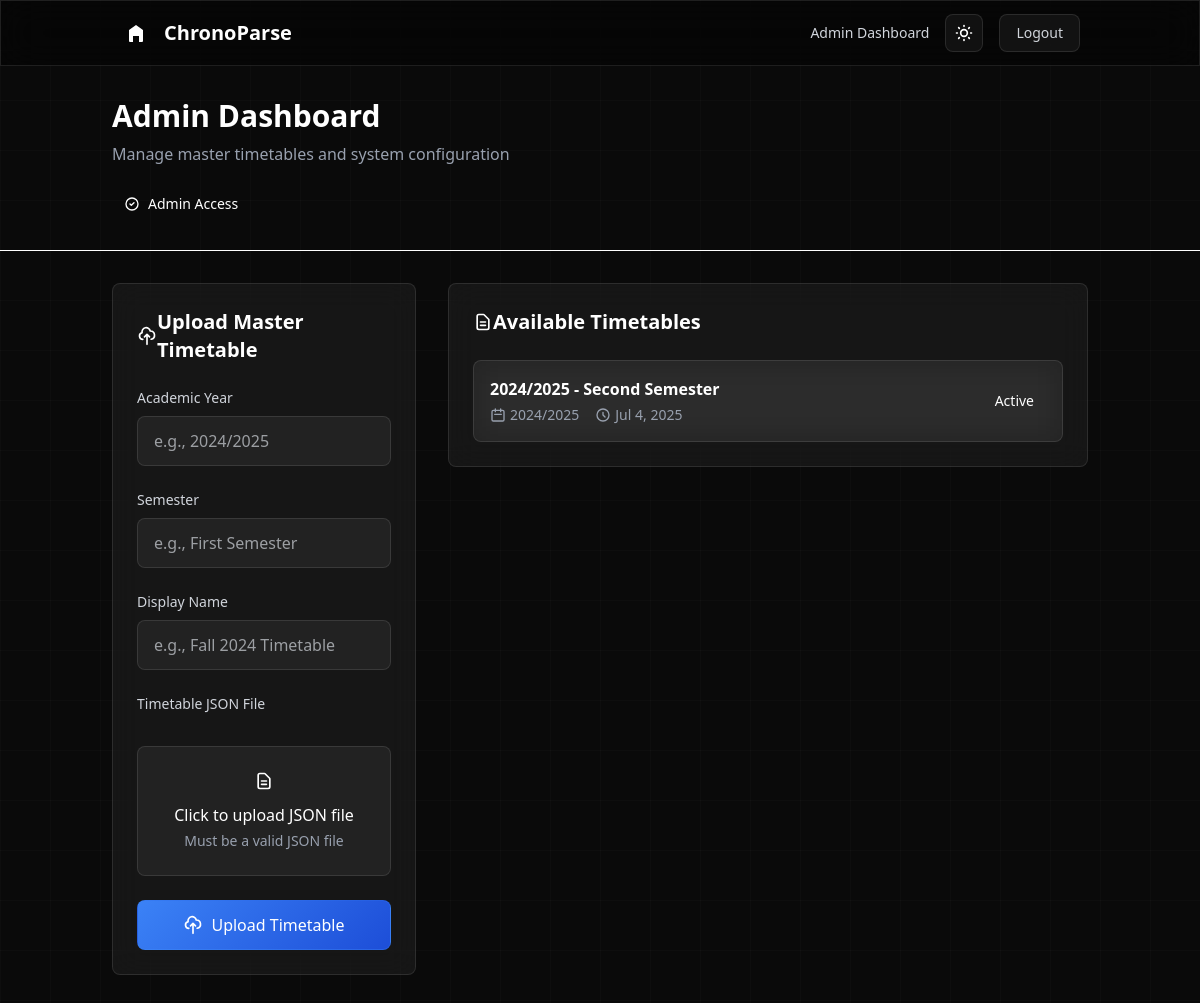
/dashboard/admin (signed in), run on an earlier commit of the app's database.
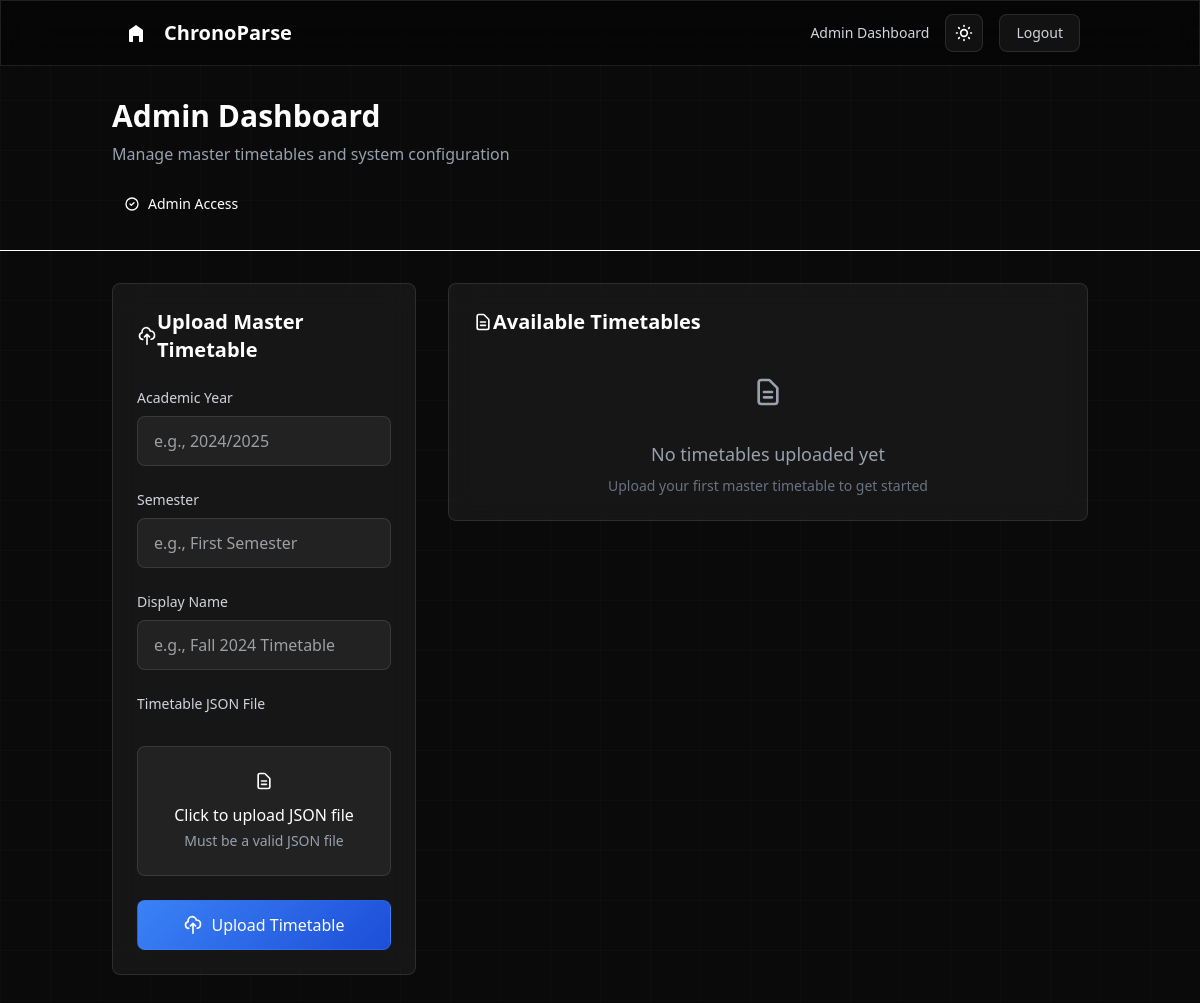
And on a later commit of the database.
### core/models.py (models this page shows, shortened)
class TimetableSource(models.Model):
    academic_year = models.CharField(max_length=10)
    semester = models.CharField(max_length=20)
    display_name = models.CharField(max_length=255)
    source_json = models.FileField(upload_to='master_timetables/')
    uploader = models.ForeignKey(User, on_delete=models.CASCADE)
    created_at = models.DateTimeField(auto_now_add=True)

### core/views.py (the view, shortened to what this page needs)
# urls.py: path('dashboard/admin', AdminDashboardView.as_view(), name='admin_dashboard'),
class AdminDashboardView(LoginRequiredMixin, View):
    def get(self, request):
        form = TimetableSourceForm()
        timetables = TimetableSource.objects.all().order_by('-created_at')
        return render(request, 'core/admin_dashboard.html', {'form': form, 'timetables': timetables})

### core/forms.py
class TimetableSourceForm(forms.ModelForm):
    class Meta:
        model = TimetableSource
        fields = ['academic_year', 'semester', 'display_name', 'source_json']
        widgets = {
            'academic_year': forms.TextInput(attrs={'class': 'mt-1 block w-full rounded-md border-gray-300 shadow-sm focus:border-indigo-500 focus:ring-indigo-500 sm:text-sm'}),
            'semester': forms.TextInput(attrs={'class': 'mt-1 block w-full rounded-md border-gray-300 shadow-sm focus:border-indigo-500 focus:ring-indigo-500 sm:text-sm'}),
            'display_name': forms.TextInput(attrs={'class': 'mt-1 block w-full rounded-md border-gray-300 shadow-sm focus:border-indigo-500 focus:ring-indigo-500 sm:text-sm'}),
            'source_json': forms.FileInput(attrs={'class': 'block w-full text-sm text-gray-500 file:mr-4 file:py-2 file:px-4 file:rounded-full file:border-0 file:text-sm file:font-semibold file:bg-indigo-50 file:text-indigo-700 hover:file:bg-indigo-100', 'accept': '.json'}),
        }

### core/templates/core/admin_dashboard.html (shortened to what this page needs)
{% extends "theme/base.html" %}
{% block content %}
<div class="min-h-screen">
    <div class="border-b border-white/10 bg-black/20 backdrop-blur-sm">
        <div class="container mx-auto px-6 py-8">
            <div class="flex flex-col lg:flex-row lg:items-center lg:justify-between">
                <div class="mb-6 lg:mb-0">
                    <h1 class="text-3xl font-semibold text-white mb-2">
                        Admin Dashboard
                    </h1>
                    <p class="text-gray-400">
                        Manage master timetables and system configuration
                    </p>
                </div>
                <div class="flex items-center space-x-4">
                    <div class="inline-flex items-center px-3 py-1 rounded-lg bg-green-500/20 text-green-300 text-sm font-medium">
                        <svg class="w-4 h-4 mr-2" fill="none" stroke="currentColor" viewBox="0 0 24 24">
                            <path stroke-linecap="round" stroke-linejoin="round" stroke-width="2" d="M9 12l2 2 4-4m6 2a9 9 0 11-18 0 9 9 0 0118 0z"></path>
                        </svg>
                        Admin Access
                    </div>
                </div>
            </div>
        </div>
    </div>
    <div class="container mx-auto px-6 py-8">
        <div class="grid grid-cols-1 lg:grid-cols-3 gap-8">
            <div class="lg:col-span-1">
                <div class="glass-card p-6 rounded-lg card-hover fade-in">
                    <div class="flex items-center mb-6">
                        <div class="w-10 h-10 bg-blue-500/20 rounded-lg flex items-center justify-center mr-4">
                            <svg class="w-5 h-5 text-blue-400" fill="none" stroke="currentColor" viewBox="0 0 24 24">
                                <path stroke-linecap="round" stroke-linejoin="round" stroke-width="2" d="M7 16a4 4 0 01-.88-7.903A5 5 0 1115.9 6L16 6a5 5 0 011 9.9M15 13l-3-3m0 0l-3 3m3-3v12"></path>
                            </svg>
                        </div>
                        <h2 class="text-xl font-semibold text-white">Upload Master Timetable</h2>
                    </div>
                    <form method="post" enctype="multipart/form-data" class="space-y-6">
                        <div>
                            <label for="{{ form.academic_year.id_for_label }}" class="block text-sm font-medium text-gray-300 mb-2">Academic Year</label>
                            <input type="text" name="{{ form.academic_year.name }}" id="{{ form.academic_year.id_for_label }}" class="input-modern block w-full px-4 py-3 rounded-md" placeholder="e.g., 2024/2025">
                        </div>
                        <div>
                            <label for="{{ form.semester.id_for_label }}" class="block text-sm font-medium text-gray-300 mb-2">Semester</label>
                            <input type="text" name="{{ form.semester.name }}" id="{{ form.semester.id_for_label }}" class="input-modern block w-full px-4 py-3 rounded-md" placeholder="e.g., First Semester">
                        </div>
                        <div>
                            <label for="{{ form.display_name.id_for_label }}" class="block text-sm font-medium text-gray-300 mb-2">Display Name</label>
                            <input type="text" name="{{ form.display_name.name }}" id="{{ form.display_name.id_for_label }}" class="input-modern block w-full px-4 py-3 rounded-md" placeholder="e.g., Fall 2024 Timetable">
                        </div>
                        <div>
                            <label for="{{ form.source_json.id_for_label }}" class="block text-sm font-medium text-gray-300 mb-2">Timetable JSON File</label>
                            <div class="relative">
                                <div class="input-modern border-2 border-dashed border-white/20 rounded-md p-6 text-center hover:border-blue-400 transition-all duration-300">
                                    <div class="w-10 h-10 bg-blue-500/20 rounded-lg flex items-center justify-center mx-auto mb-3">
                                        <svg class="w-5 h-5 text-blue-400" fill="none" stroke="currentColor" viewBox="0 0 24 24">
                                            <path stroke-linecap="round" stroke-linejoin="round" stroke-width="2" d="M9 12h6m-6 4h6m2 5H7a2 2 0 01-2-2V5a2 2 0 012-2h5.586a1 1 0 01.707.293l5.414 5.414a1 1 0 01.293.707V19a2 2 0 01-2 2z"></path>
                                        </svg>
                                    </div>
                                    <p class="text-white font-medium mb-1">Click to upload JSON file</p>
                                    <p class="text-gray-400 text-sm">Must be a valid JSON file</p>
                                </div>
                            </div>
                        </div>
                        <button type="submit" class="btn-primary w-full py-3 rounded-md font-medium flex items-center justify-center">
                            <svg class="w-5 h-5 mr-2" fill="none" stroke="currentColor" viewBox="0 0 24 24">
                                <path stroke-linecap="round" stroke-linejoin="round" stroke-width="2" d="M7 16a4 4 0 01-.88-7.903A5 5 0 1115.9 6L16 6a5 5 0 011 9.9M15 13l-3-3m0 0l-3 3m3-3v12"></path>
                            </svg>
                            Upload Timetable
                        </button>
                    </form>
                </div>
            </div>
            <div class="lg:col-span-2">
                <div class="glass-card p-6 rounded-lg card-hover fade-in">
                    <div class="flex items-center mb-6">
                        <div class="w-10 h-10 bg-green-500/20 rounded-lg flex items-center justify-center mr-4">
                            <svg class="w-5 h-5 text-green-400" fill="none" stroke="currentColor" viewBox="0 0 24 24">
                                <path stroke-linecap="round" stroke-linejoin="round" stroke-width="2" d="M9 12h6m-6 4h6m2 5H7a2 2 0 01-2-2V5a2 2 0 012-2h5.586a1 1 0 01.707.293l5.414 5.414a1 1 0 01.293.707V19a2 2 0 01-2 2z"></path>
                            </svg>
                        </div>
                        <h2 class="text-xl font-semibold text-white">Available Timetables</h2>
                    </div>
                    <div class="space-y-4">
                        {% for tt in timetables %}
                        <div class="glass-card p-4 rounded-lg border border-white/10 hover:border-white/20 transition-all duration-300">
                            <div class="flex justify-between items-center">
                                <div class="flex-1">
                                    <h3 class="font-semibold text-white mb-1">{{ tt.display_name }}</h3>
                                    <div class="flex items-center text-gray-400 text-sm space-x-4">
                                        <div class="flex items-center">
                                            <svg class="w-4 h-4 mr-1" fill="none" stroke="currentColor" viewBox="0 0 24 24">
                                                <path stroke-linecap="round" stroke-linejoin="round" stroke-width="2" d="M8 7V3m8 4V3m-9 8h10M5 21h14a2 2 0 002-2V7a2 2 0 00-2-2H5a2 2 0 00-2 2v12a2 2 0 002 2z"></path>
                                            </svg>
                                            {{ tt.academic_year }}
                                        </div>
                                        <div class="flex items-center">
                                            <svg class="w-4 h-4 mr-1" fill="none" stroke="currentColor" viewBox="0 0 24 24">
                                                <path stroke-linecap="round" stroke-linejoin="round" stroke-width="2" d="M12 8v4l3 3m6-3a9 9 0 11-18 0 9 9 0 0118 0z"></path>
                                            </svg>
                                            {{ tt.created_at|date:"M j, Y" }}
                                        </div>
                                    </div>
                                </div>
                                <div class="flex items-center space-x-3">
                                    <span class="inline-flex items-center px-3 py-1 rounded-lg bg-green-500/20 text-green-300 text-sm font-medium">
                                        Active
                                    </span>
                                </div>
                            </div>
                        </div>
                        {% empty %}
                        <div class="text-center py-12">
                            <div class="w-16 h-16 bg-gray-500/20 rounded-2xl flex items-center justify-center mx-auto mb-4">
                                <svg class="w-8 h-8 text-gray-400" fill="none" stroke="currentColor" viewBox="0 0 24 24">
                                    <path stroke-linecap="round" stroke-linejoin="round" stroke-width="2" d="M9 12h6m-6 4h6m2 5H7a2 2 0 01-2-2V5a2 2 0 012-2h5.586a1 1 0 01.707.293l5.414 5.414a1 1 0 01.293.707V19a2 2 0 01-2 2z"></path>
                                </svg>
                            </div>
                            <p class="text-gray-400 text-lg mb-2">No timetables uploaded yet</p>
                            <p class="text-gray-500 text-sm">Upload your first master timetable to get started</p>
                        </div>
                        {% endfor %}
                    </div>
                </div>
            </div>
        </div>
    </div>
</div>
{% endblock %}

### theme/templates/theme/base.html (shortened to what this page needs)
{% load static %}
{% load tailwind_tags %}
<!DOCTYPE html>
<html lang="en" x-data="themeManager()" :class="theme">
<head>
    {% tailwind_css %}
</head>
<body class="font-sans text-white">
    {% include "theme/partials/_navbar.html" %}
    <main>
        {% block content %}{% endblock %}
    </main>
</body>
</html>

### theme/templates/theme/partials/_navbar.html (shortened to what this page needs)
<nav class="glass-dark sticky top-0 z-50 border-b border-white/10" x-data="{ open: false }">
    <div class="container mx-auto px-6 lg:px-8">
        <div class="flex justify-between items-center h-16">
            <div class="flex-shrink-0">
                <a href="{% url 'home' %}" class="text-xl font-semibold text-white hover:text-blue-400 transition-colors duration-300 flex items-center">
                    <div class="w-8 h-8 bg-blue-500 rounded-lg mr-3 flex items-center justify-center">
                        <svg class="w-5 h-5 text-white" fill="currentColor" viewBox="0 0 20 20">
                            <path d="M10 2L3 7v11a1 1 0 001 1h3v-6h6v6h3a1 1 0 001-1V7l-7-5z"/>
                        </svg>
                    </div>
                    ChronoParse
                </a>
            </div>
            <div class="hidden md:flex items-center space-x-4">
                {% if user.is_authenticated %}
                    {% if user.is_staff %}
                        <a href="{% url 'admin_dashboard' %}" class="text-gray-300 hover:text-white text-sm font-medium transition-colors duration-200">Admin Dashboard</a>
                    {% else %}
                        <a href="{% url 'student_dashboard' %}" class="text-gray-300 hover:text-white text-sm font-medium transition-colors duration-200">Dashboard</a>
                    {% endif %}
                    <button @click="toggleTheme()" class="p-2 rounded-lg glass-card hover:bg-white/10 transition-all duration-200" title="Toggle theme">
                    </button>
                    <form method="post" action="{% url 'logout' %}">
                        <button type="submit" class="btn-secondary text-white px-4 py-2 rounded-lg text-sm font-medium">Logout</button>
                    </form>
                {% endif %}
            </div>
        </div>
    </div>
</nav>

### theme/templates/theme/base.html (style rules this page uses)
:root { --bg-primary: #0a0a0a; --bg-secondary: rgba(255, 255, 255, 0.05); --text-primary: #ffffff; --text-secondary: #d1d5db; --border-color: rgba(255, 255, 255, 0.1); --accent-color: #3b82f6; --accent-hover: #2563eb; --background: #0a0a0a; --divider: rgba(255, 255, 255, 0.1); --toggle-off: #374151; }
body { background: var(--bg-primary); min-height: 100vh; position: relative; color: var(--text-primary); transition: background-color 0.3s ease, color 0.3s ease; }
body::before { content: ''; position: fixed; top: 0; left: 0; width: 100%; height: 100%; background-image: linear-gradient(rgba(255, 255, 255, 0.02) 1px, transparent 1px), linear-gradient(90deg, rgba(255, 255, 255, 0.02) 1px, transparent 1px); background-size: 50px 50px; pointer-events: none; z-index: -1; transition: opacity 0.3s ease; }
.glass-card { background: var(--bg-secondary); backdrop-filter: blur(15px); border: 1px solid var(--border-color); transition: all 0.3s ease; }
.glass-dark { background: rgba(0, 0, 0, 0.4); backdrop-filter: blur(20px); border: 1px solid var(--border-color); transition: all 0.3s ease; }
.btn-primary { background: linear-gradient(135deg, var(--accent-color), #1d4ed8); border: 1px solid rgba(59, 130, 246, 0.3); color: white; border-radius: 0.5rem; transition: all 0.3s ease; }
.btn-secondary { background: var(--bg-secondary); border: 1px solid var(--border-color); color: var(--text-secondary); border-radius: 0.5rem; transition: all 0.3s ease; }
.input-modern { background: var(--bg-secondary); border: 1px solid var(--border-color); color: var(--text-primary); border-radius: 0.5rem; transition: all 0.3s ease; }
.input-modern::placeholder { color: var(--text-secondary); opacity: 0.7; }
.card-hover { transition: all 0.3s ease; }
.fade-in { animation: fadeIn 0.6s ease-out; }

What changed in the data, as far as the page shows it:
removed TimetableSource: display_name "2024/2025 - Second Semester", academic_year "2024/2025", created_at "Jul 4, 2025"
Also different on the page:
text now shown: "No timetables uploaded yet Upload your first master timetable to get started"
